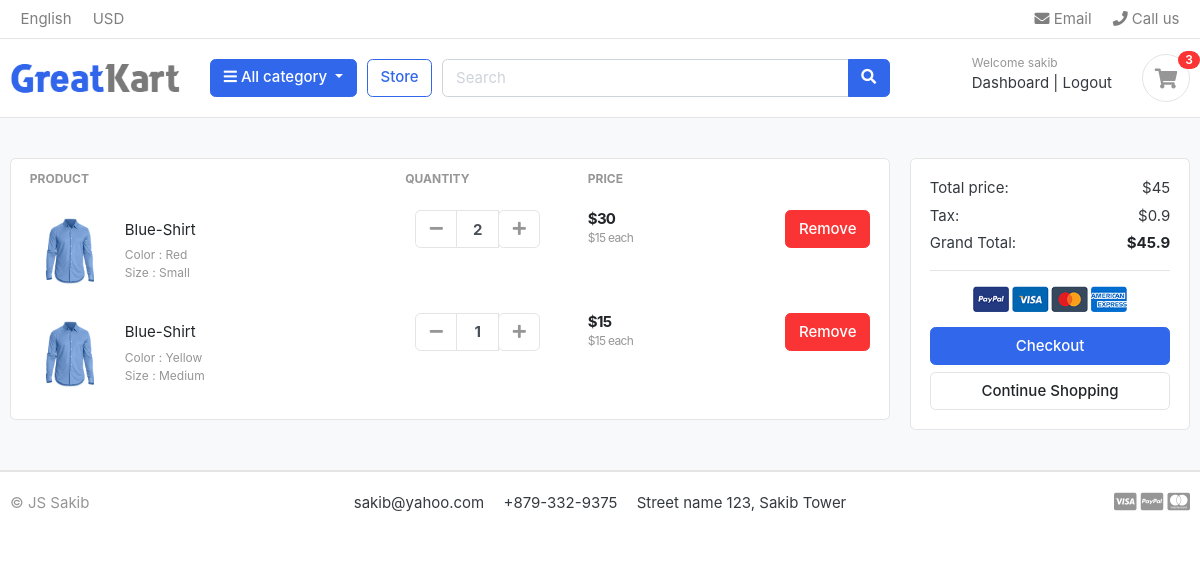
The app's page /cart/ (signed in) with its own data.
### accounts/models.py (models this page shows, shortened)
class Account(AbstractBaseUser):
    firstName = models.CharField(max_length=50)
    lastName = models.CharField(max_length=50)
    userName = models.CharField(max_length=50)
    email = models.EmailField(max_length=100, unique=True)
    phone = models.CharField(max_length=50)
    date_join = models.DateTimeField(auto_now_add=True)
    last_login = models.DateTimeField(auto_now=True)
    is_admin = models.BooleanField(default=False)
    is_staff = models.BooleanField(default=False)
    is_suparadmin = models.BooleanField(default=False)
    USERNAME_FIELD = 'email'
    REQUIRED_FIELDS = ['userName', 'firstName', 'lastName']
    objects = AccountManager()

### cart/models.py (models this page shows, shortened)
class CartItem(models.Model):
    user = models.ForeignKey(Account, on_delete=models.CASCADE, null=True)
    product = models.ForeignKey(Product, on_delete=models.CASCADE)
    variations = models.ManyToManyField(Variation, blank=True)
    cart = models.ForeignKey(Cart, on_delete=models.CASCADE, null=True)
    quantity = models.IntegerField()
    is_active = models.BooleanField(default=True)
    def sub_total(self):
        return self.product.price * self.quantity

### store/models.py (models this page shows, shortened)
class Product(models.Model):
    product_name = models.CharField(max_length=255, unique=True)
    slug = models.SlugField(max_length=255, unique=True)
    description = models.TextField(max_length=500, blank=True)
    price = models.IntegerField()
    images = models.ImageField(upload_to='photo/products', blank=True)
    stock = models.IntegerField()
    is_available = models.BooleanField(default=True)
    category = models.ForeignKey(Category, on_delete=models.CASCADE)
    created_date = models.DateTimeField(auto_now_add=True)
    modified_date = models.DateTimeField(auto_now=True)
    def get_url(self):
        return reverse('product_detail', args=[self.category.slug, self.slug])

class Variation(models.Model):
    product = models.ForeignKey(Product, on_delete=models.CASCADE)
    variation_category = models.CharField(max_length=255, choices=variation_category_choice)
    variation_value = models.CharField(max_length=255)
    is_active = models.BooleanField(default=True)
    created_date = models.DateTimeField(auto_now=True)
    objects = VariationManager()

### cart/views.py (the view)
# urls.py: path('', views.cart, name='cart'),
def cart(request, total=0, quantity=0, cart_items=None):
    try:
        tax = 0
        grand_total = 0
        if request.user.is_authenticated:
            cart_items = CartItem.objects.filter(user=request.user, is_active=True)
        else:
            cart = Cart.objects.get(cart_id=_cart_id(request))
            cart_items = CartItem.objects.filter(cart=cart, is_active=True)
        for cart_item in cart_items:
            total += (cart_item.product.price * cart_item.quantity)
            quantity += cart_item.quantity
        tax = (2 * total)/100
        grand_total = total + tax
    except ObjectDoesNotExist:
        pass
    context = {
        'total': total,
        'quantity': quantity,
        'cart_items': cart_items,
        'tax': tax,
        'grand_total': grand_total,
    }
    return render(request, 'store/cart.html', context)

### cart/context_processors.py (called while the page is built)
def counter(request):
    cart_count = 0
    if 'admin' in request.path:
        return {}
    else:
        try:
            cart = Cart.objects.filter(cart_id=_cart_id(request))
            if request.user.is_authenticated:
                cart_items = CartItem.objects.all().filter(user=request.user)
            else:
                cart_items = CartItem.objects.all().filter(cart=cart[:1])
            for cart_item in cart_items:
                cart_count += cart_item.quantity
        except Cart.DoesNotExist:
            cart_count = 0
    return dict(cart_count=cart_count)

### cart/views.py (called while the page is built)
def _cart_id(request):
    cart = request.session.session_key
    if not cart:
        cart = request.session.create()
    return cart

### category/context_processors.py (called while the page is built)
def menu_link(request):
    links = Category.objects.all()
    return dict(links=links)

### category/models.py (called while the page is built)
    def get_url(self):
        return reverse('products_by_category', args=[self.slug])

### templates/store/cart.html (shortened to what this page needs)
{% extends "base.html" %}
{% load static %}
{% block content %}
<section class="section-content padding-y bg">
	<div class="container">
		{% if not cart_items %}
		<h1 class="text-center"> Your Shopping Card is Empty! Pleases Add to Cart Something </h1>
		<br>
		<div class="text-center">
			<a class="btn btn-primary" href="{% url 'store' %}">Continue Shopping</a>
		</div>
		{% else %}
		<div class="row">
			<aside class="col-lg-9">
				<div class="card">
					<table class="table table-borderless table-shopping-cart">
						<thead class="text-muted">
							<tr class="small text-uppercase">
								<th scope="col">Product</th>
								<th scope="col" width="120">Quantity</th>
								<th scope="col" width="120">Price</th>
								<th scope="col" class="text-right" width="200"> </th>
							</tr>
						</thead>
						<tbody>
							{% for cart_item in cart_items %}
							<tr>
								<td>
									<figure class="itemside align-items-center">
										<div class="aside"><img src={{ cart_item.product.images.url }} class="img-sm"></div>
										<figcaption class="info">
											<a href={{ cart_item.product.get_url }} class="title text-dark">{{ cart_item.product.product_name }}</a>
											<p class="text-muted small">
												{% if cart_item.variations.all %}
													{% for item in cart_item.variations.all %}
														{{ item.variation_category | capfirst }} : {{ item.variation_value | capfirst }} <br>
													{% endfor %}
												{% endif %}
											</p>
										</figcaption>
									</figure>
								</td>
								<td>
									<div class="col">
										<div class="input-group input-spinner">
											<div class="input-group-prepend">
												<a href="{% url 'remove_cart' cart_item.product.id cart_item.id %}"
													class="btn btn-light" type="button" id="button-plus"> <i
														class="fa fa-minus"></i> </a>
											</div>
											<input type="text" class="form-control" value="{{ cart_item.quantity }}">
											<div class="input-group-append">
												<form action="{% url 'add_cart' cart_item.product.id %}" method="POST">
													<button class="btn btn-light" type="submit" id="button-minus"> <i class="fa fa-plus"></i> </button>
												</form>
											</div>
										</div>
									</div>
								</td>
								<td>
									<div class="price-wrap">
										<var class="price">${{ cart_item.sub_total }}</var>
										<small class="text-muted"> ${{ cart_item.product.price }} each </small>
									</div>
								</td>
								<td class="text-right">
									<a href="{% url 'remove_cart_item' cart_item.product.id cart_item.id %}" onclick=" return confirm('Are you want to Delete this item?')" class="btn btn-danger">
										Remove</a>
								</td>
							</tr>
							{% endfor %}
						</tbody>
					</table>
				</div>
			</aside>
			<aside class="col-lg-3">
				<div class="card">
					<div class="card-body">
						<dl class="dlist-align">
							<dt>Total price:</dt>
							<dd class="text-right">${{total}}</dd>
						</dl>
						<dl class="dlist-align">
							<dt>Tax:</dt>
							<dd class="text-right">${{tax}}</dd>
						</dl>
						<dl class="dlist-align">
							<dt>Grand Total:</dt>
							<dd class="text-right text-dark b"><strong>${{grand_total}}</strong></dd>
						</dl>
						<hr>
						<p class="text-center mb-3">
							<img src={% static "./images/misc/payments.png" %} height="26">
						</p>
						<a href="{% url 'checkout' %}" class="btn btn-primary btn-block"> Checkout </a>
						<a href="{% url 'store' %}" class="btn btn-light btn-block">Continue Shopping</a>
					</div>
				</div>
			</aside>
		</div>
		{% endif %}
	</div>
</section>
{% endblock content%}

### templates/includes/header.html (shortened to what this page needs)
{% load static %}
<header class="section-header">
<nav class="navbar p-md-0 navbar-expand-sm navbar-light border-bottom">
<div class="container">
  <div class="collapse navbar-collapse" id="navbarTop4">
    <ul class="navbar-nav mr-auto">
    	<li class="nav-item dropdown">
		 	<a href="#" class="nav-link">   English </a>
		</li>
		<li class="nav-item dropdown">
			<a href="#" class="nav-link"> USD </a>
		</li>
    </ul>
    <ul class="navbar-nav">
		<li><a href="#" class="nav-link"> <i class="fa fa-envelope"></i> Email </a></li>
		<li><a href="#" class="nav-link"> <i class="fa fa-phone"></i> Call us </a></li>
	</ul>
  </div>
</div>
</nav>
<section class="header-main border-bottom">
	<div class="container">
<div class="row align-items-center">
	<div class="col-lg-2 col-md-3 col-6">
		<a href="{% url "home" %}" class="brand-wrap">
			<img class="logo" src={% static "./images/logo.png" %}>
		</a>
	</div>
	<div class="col-lg col-sm col-md col-6 flex-grow-0">
		<div class="category-wrap dropdown d-inline-block float-right">
			<button type="button" class="btn btn-primary dropdown-toggle" data-toggle="dropdown">
				<i class="fa fa-bars"></i> All category
			</button>
		</div>
	</div>
	<a href={% url "store" %} class="btn btn-outline-primary">Store</a>
	<div class="col-lg  col-md-6 col-sm-12 col">
		<form action="{% url 'search' %}" class="search" methon="POST">
			<div class="input-group w-100">
			    <input type="text" class="form-control" style="width:60%;" placeholder="Search" name="keyword">
			    <div class="input-group-append">
			      <button class="btn btn-primary" type="submit">
			        <i class="fa fa-search"></i>
			      </button>
			    </div>
		    </div>
		</form>
	</div>
	<div class="col-lg-3 col-sm-6 col-8 order-2 order-lg-3">
				<div class="d-flex justify-content-end mb-3 mb-lg-0">
					{% if user.id is None %}
					<div class="widget-header">
						<small class="title text-muted">Welcome guest!</small>
						<div>
							<a href="{% url 'login' %}">Sign in</a> <span class="dark-transp"> | </span>
							<a href="{% url 'registerd' %}"> Register</a>
						</div>
					</div>
					{% else %}
					<div class="widget-header">
						<small class="title text-muted">Welcome {{ user.firstName }}</small>
						<div>
							<a href="{% url 'dashboard' %}">Dashboard</a> <span class="dark-transp"> | </span>
							<a href="{% url 'logout' %}">Logout</a>
						</div>
					</div>
					{% endif %}
					<a href="{% url 'cart' %}" class="widget-header pl-3 ml-3">
						<div class="icon icon-sm rounded-circle border"><i class="fa fa-shopping-cart"></i></div>
						<span class="badge badge-pill badge-danger notify">{{cart_count}}</span>
					</a>
				</div>
			</div>
</div>
	</div>
</section>
</header>

### static/css/ui.css (style rules this page uses)
html { font-family: "Inter", sans-serif; font-size: 15px; }
.price-wrap { letter-spacing: -0.7px; }
.icon-xs, .icon-sm, .icon-md, .icon-lg { display: inline-block; text-align: center; flex-shrink: 0; flex-grow: 0; }
.icon-sm { width: 48px; height: 48px; line-height: 48px !important; font-size: 20px; }
.img-xs, .img-sm, .img-md, .img-lg { -o-object-fit: cover; object-fit: cover; flex-shrink: 0; flex-grow: 0; }
.img-sm { width: 80px; height: 80px; }
.padding-y { padding-top: 40px; padding-bottom: 40px; }
var { font-style: normal; }
figure { margin-bottom: 0; }
.bg { background-color: #f8f9fa; }
.b { font-weight: 600; }
p:last-child { margin-bottom: 0; }
.header-main { position: relative; padding-top: 1rem; padding-bottom: 1rem; }
.brand-wrap .logo, .navbar-brand .logo { margin-right: 7px; max-height: 42px; display: inline-block; }
.widget-header { display: inline-block; vertical-align: middle; position: relative; }
.widget-header a { color: #343a40; }
.widget-header i { color: #969696; }
.widget-header .title { display: block; }
.widget-header .notify { position: absolute; top: -3px; right: -10px; }
.btn-light { background-color: #fff; border-color: #e4e4e4; }
.btn-light i { color: #969696; }
.itemside { position: relative; display: flex; width: 100%; }
.itemside .aside { position: relative; flex-shrink: 0; }
.itemside .info { padding-left: 15px; padding-right: 7px; }
.itemside p { margin-bottom: 0; }
.itemside .title { display: block; margin-bottom: 5px; color: #212529; }
[class*=dlist-] { margin-bottom: 5px; }
[class*=dlist-] dd { margin-bottom: 0; }
.dlist-align { display: flex; }
.dlist-align dt { width: 150px; word-wrap: break-word; font-weight: normal; }
.dlist-align dd { flex-grow: 1; }
.notify { position: absolute; top: -4px; right: -10px; display: inline-block; padding: 0.25em 0.6em; font-size: 12px; line-height: 1; text-align: center; border-radius: 3rem; color: #fff; background-color: #fa3434; }
.price { font-weight: 600; color: #212529; }
.input-spinner { width: 125px; flex-wrap: nowrap; display: inline-flex; vertical-align: middle; }
.input-spinner input.form-control { text-align: center; max-width: 46px; font-weight: bold; flex-basis: 46px; border-color: #e4e4e4; flex-grow: 0; }
.input-spinner .btn { width: 42px; text-align: center; padding-left: 0.5rem; padding-right: 0.5rem; }
.table-shopping-cart.table td, .table-shopping-cart.table th { padding-left: 1.25rem; padding-right: 1.25rem; }
.table-shopping-cart .price-wrap { line-height: 1.2; }
.table-shopping-cart .price { font-weight: bold; margin-right: 5px; display: block; }

### records on screen
Account: firstName "sakib"
CartItem: product.images (picture), product.product_name "Blue-Shirt", quantity "2", sub_total "30", product.price "15"
Variation: variation_category "Color", variation_value "Red"
Variation: variation_category "Size", variation_value "Small"
CartItem: product.images (picture), product.product_name "Blue-Shirt", quantity "1", sub_total "15", product.price "15"
Variation: variation_category "Color", variation_value "Yellow"
Variation: variation_category "Size", variation_value "Medium"

### other values on screen
{{ cart_count }} "3"
{{ total }} "45"
{{ tax }} "0.9"
{{ grand_total }} "45.9"
